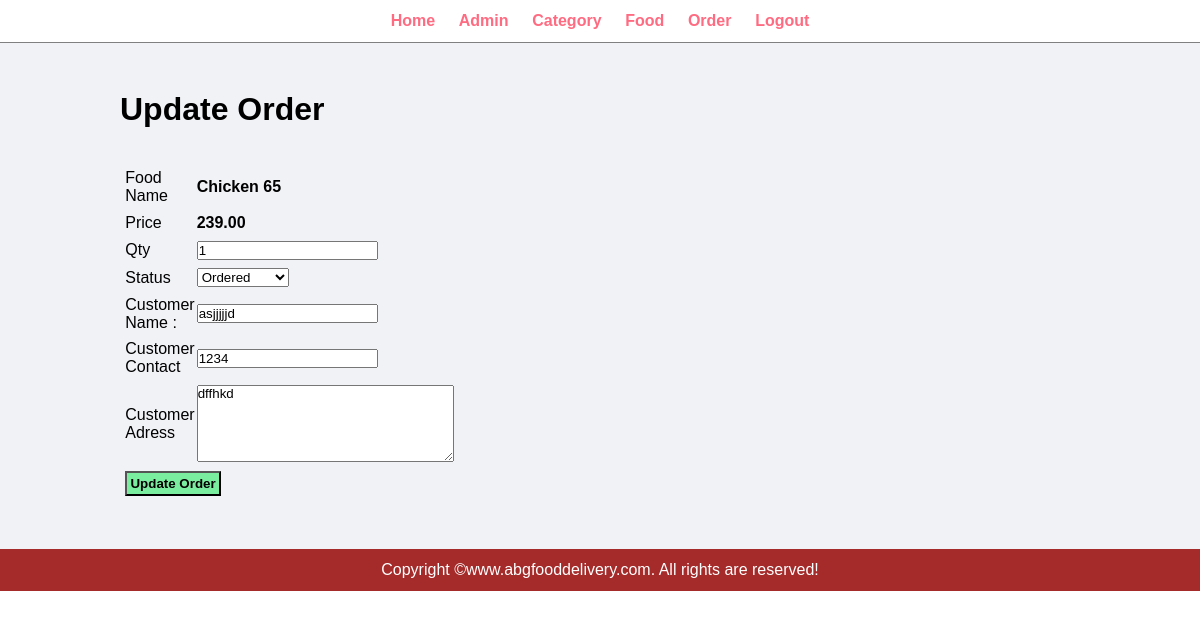
The app's page /admin/update-order.php?id=13 (signed in) with its own data.
### tables this page shows
CREATE TABLE `tbl_order` (
  `id` int(10) UNSIGNED NOT NULL,
  `food` varchar(100) NOT NULL,
  `price` decimal(10,2) NOT NULL,
  `qty` int(11) UNSIGNED NOT NULL,
  `total` decimal(10,2) NOT NULL,
  `order_date` datetime NOT NULL,
  `status` varchar(50) NOT NULL,
  `customer_name` varchar(150) NOT NULL,
  `customer_contact` varchar(20) NOT NULL,
  `customer_address` varchar(250) NOT NULL
);

### admin/update-order.php (the view, shortened to what this page needs)
<?php include('partials/menu.php'); ?>
<div class="main-content">
    <div class="wrapper">
        <h1>Update Order</h1>
        <br><br>
        <?php
            if(isset($_GET['id']))
            {
                $id = $_GET['id'];
                $sql = "SELECT * FROM tbl_order WHERE id=$id";
                $res = mysqli_query($conn, $sql);
                $count = mysqli_num_rows($res);
                if($count==1)
                {
                    $row = mysqli_fetch_assoc($res);
                    $food = $row['food'];
                    $price = $row['price'];
                    $qty = $row['qty'];
                    $status = $row['status'];
                    $customer_name = $row['customer_name'];
                    $customer_contact = $row['customer_contact'];
                    $customer_address = $row['customer_address'];
                }
                else
                {
                    header('location:'.SITEURL.'admin/manage-order.php');
                }
            }
            else
            {
                header('location:'.SITEURL.'admin/manage-order.php');
            }
        ?>
        <form action="" method="POST">
            <table class="tbl-30">
                <tr>
                    <td>Food Name</td>
                    <td><b><?php echo $food; ?></b></td>
                </tr>
                <tr>
                    <td>Price</td>
                    <td><b><?php echo $price; ?></b></td>
                </tr>
                <tr>
                    <td>Qty</td>
                    <td>
                        <input type="number" name="qty" value="<?php echo $qty; ?>">
                    </td>
                </tr>
                <tr>
                    <td>Status</td>
                    <td>
                        <select name="status">
                            <option <?php if($status=="Ordered"){echo "selected";} ?> value="Ordered">Ordered</option>
                        </select>
                    </td>
                </tr>
                <tr>
                    <td>Customer Name :</td>
                    <td>
                        <input type="text" name="customer_name" value="<?php echo $customer_name; ?>">
                    </td>
                </tr>
                <tr>
                    <td>Customer Contact</td>
                    <td>
                        <input type="text" name="customer_contact" value="<?php echo $customer_contact; ?>">
                    </td>
                </tr>
                <tr>
                    <td>Customer Adress</td>
                    <td>
                        <textarea name="customer_address" cols="30" rows="5"><?php echo $customer_address; ?></textarea>
                    </td>
                </tr>
                <tr>
                    <td colspan="2">
                        <input type="submit" name="submit" value="Update Order" class="btn-secondary">
                    </td>
                </tr>
            </table>
        </form>
    </div>
</div>
<?php include('partials/footer.php'); ?>

### css/admin.css (style rules this page uses)
* { margin: 0; padding: 0; font-family: Arial, Helvetica, sans-serif; }
.wrapper { padding: 1%; width: 80%; margin: 0 auto; }
.tbl-30 { width: 30%; }
table tr td { padding: 1%; }
.btn-secondary { background-color: #7bed9f; padding: 1%; color: black; text-decoration: none; font-weight: bold; }
.main-content { background-color: #f1f2f6; padding: 3% 0; }

### records on screen
tbl_order: food "Chicken 65", price "239.00", qty "1", status "Ordered", customer_name "asjjjjjd", customer_contact "1234", customer_address "dffhkd"
